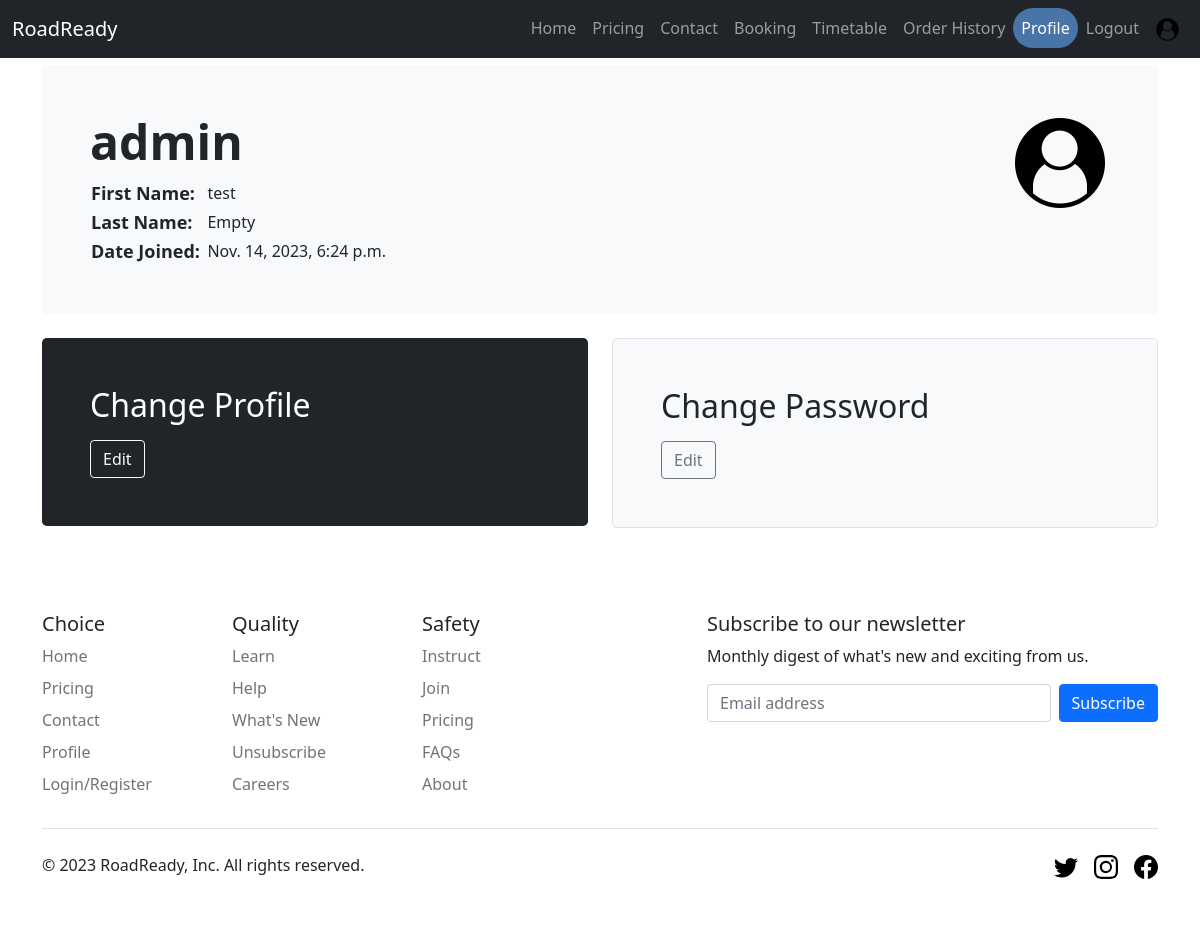
The page /profile/ (signed in) on the database its author committed.
### RoadReady/models.py (models this page shows)
class User(AbstractUser):
    is_student = models.BooleanField(default=False)
    profile_image = models.FileField(default="Profile.png")

### RoadReady/views.py (the view)
# urls.py: path('profile/', views.profile_view, name="profile"),
@login_required
def profile_view(request):
    user = request.user  # Get the current logged in user.
    return render(request, 'profile_view.html')

### RoadReady/templates/profile_view.html (shortened to what this page needs)
{% extends "base.html" %}
{% block content %}
  </head>
  <body>
<main style="margin-bottom: 5%;">
  <div class="container py-4">
    <div class="p-5 mb-4 bg-light rounded-3">
      {% if user.profile_image|length %}
      <img style="width: 100px; float:right;" src="{{user.profile_image.url}}" />
      {% else %}
      <img style="width: 100px; float:right;" src="{{MEDIA_URL}}/profile.png" />
      {% endif %}
      <h1 class="display-5 fw-bold">{{user.username}}</h1>
      <table style="width: 30%;">
        <tr>
          {% if user.first_name|length %}
          <td style="font-weight: 600; font-size:large">First Name:</td>
          <td>{{user.first_name}}</td>
          {% else %}
          <td style="font-weight: 600; font-size:large">First Name:</td>
          <td>Empty</td>
          {% endif %}
        </tr>
        <tr>
          {% if user.last_name|length %}
          <td style="font-weight: 600; font-size:large">Last Name:</td>
          <td>{{user.last_name}}</td>
          {% else %}
          <td style="font-weight: 600; font-size:large">Last Name:</td>
          <td>Empty</td>
          {% endif %}
        </tr>
        <tr>
          <td style="font-weight: 600; font-size:large">Date Joined:</td>
          <td>{{user.date_joined}}</td>
        </tr>
      </table>
    </div>
    <div class="row align-items-md-stretch">
      <div class="col-md-6">
        <div class="h-auto p-5 text-white bg-dark rounded-3">
          <h2>Change Profile</h2>
          <button class="btn btn-outline-light" onclick="location.href = '/profile_edit'">Edit</button>
        </div>
      </div>
      <div class="col-md-6">
        <div class="h-auto p-5 bg-light border rounded-3">
          <h2>Change Password</h2>
          <button class="btn btn-outline-secondary" onclick="location.href = '/password-change/'">Edit</button>
        </div>
      </div>
    </div>
  </div>
</main>
{% endblock content %}

### RoadReady/templates/base.html (shortened to what this page needs)
<!DOCTYPE html>
<html lang="en">
<head>
<link href="https://cdn.jsdelivr.net/npm/bootstrap@5.0.2/dist/css/bootstrap.min.css" rel="stylesheet">
</head>
<div class="container">
<header>
    <nav class="navbar navbar-expand-md navbar-dark fixed-top bg-dark">
      <div class="container-fluid">
        <a class="navbar-brand" href="#">RoadReady</a>
        <div class="collapse navbar-collapse" id="navbarCollapse">
            <ul class="navbar-nav ms-auto mb-2 mb-md-0">
                <li class="nav-item {% if request.path == '/' %}active{% endif %}">
                  <a class="nav-link" href="/">Home</a>
                </li>
                <li class="nav-item {% if request.path == '/pricing/' %}active{% endif %}">
                  <a class="nav-link" href="/pricing/">Pricing</a>
                </li>
                <li class="nav-item {% if request.path == '/contact/' %}active{% endif %}">
                  <a class="nav-link" href="/contact/">Contact</a>
                </li>
                <li class="nav-item {% if request.path == '/booking/' %}active{% endif %}">
                  <a class="nav-link" href="/booking/">Booking</a>
                </li>
                <li class="nav-item {% if request.path == '/timetable/' %}active{% endif %}">
                  <a class="nav-link" href="/timetable/">Timetable</a>
                </li>
                <li class="nav-item {% if request.path == '/order_history/' %}active{% endif %}">
                  <a class="nav-link" href="/order_history/">Order History</a>
                </li>
                <li class="nav-item {% if request.path == '/profile/' %}active{% endif %}">
                  <a class="nav-link" href="/profile/">Profile</a>
                </li>
                {% if user.is_authenticated %}
                <li class="nav-item {% if request.path == '/logout/' %}active{% endif %}">
                  <a class="nav-link" href="/logout/">Logout</a>
                </li>
                <li class="nav-item {% if request.path == '/logout/' %}active{% endif %}">
                  <a class="nav-link" href="/profile/"><img style="height: 25px;" src="{{user.profile_image.url}}"/></a>
                </li>
                {% endif %}
              </ul>
        </div>
      </div>
    </nav>
  </header>
</div>
<body >
    {% block content %}
    {% endblock %}
<div class="container">
    <div class="row">
      <div class="col-6 col-md-2 mb-3">
        <h5>Choice</h5>
        <ul class="nav flex-column">
          <li class="nav-item mb-2"><a href="/" class="nav-link p-0 text-muted">Home</a></li>
          <li class="nav-item mb-2"><a href="/pricing/" class="nav-link p-0 text-muted">Pricing</a></li>
          <li class="nav-item mb-2"><a href="/contact/" class="nav-link p-0 text-muted">Contact</a></li>
          <li class="nav-item mb-2"><a href="/profile/" class="nav-link p-0 text-muted">Profile</a></li>
          <li class="nav-item mb-2"><a href="/login/" class="nav-link p-0 text-muted">Login/Register</a></li>
        </ul>
      </div>
      <div class="col-6 col-md-2 mb-3">
        <h5>Quality</h5>
        <ul class="nav flex-column">
            <li class="nav-item mb-2"><a href="#" class="nav-link p-0 text-muted">Learn</a></li>
            <li class="nav-item mb-2"><a href="#" class="nav-link p-0 text-muted">Help</a></li>
            <li class="nav-item mb-2"><a href="#" class="nav-link p-0 text-muted">What's New</a></li>
            <li class="nav-item mb-2"><a href="#" class="nav-link p-0 text-muted">Unsubscribe</a></li>
            <li class="nav-item mb-2"><a href="#" class="nav-link p-0 text-muted">Careers</a></li>
        </ul>
      </div>
      <div class="col-6 col-md-2 mb-3">
        <h5>Safety</h5>
        <ul class="nav flex-column">
          <li class="nav-item mb-2"><a href="#" class="nav-link p-0 text-muted">Instruct</a></li>
          <li class="nav-item mb-2"><a href="#" class="nav-link p-0 text-muted">Join</a></li>
          <li class="nav-item mb-2"><a href="#" class="nav-link p-0 text-muted">Pricing</a></li>
          <li class="nav-item mb-2"><a href="#" class="nav-link p-0 text-muted">FAQs</a></li>
          <li class="nav-item mb-2"><a href="#" class="nav-link p-0 text-muted">About</a></li>
        </ul>
      </div>
      <div class="col-md-5 offset-md-1 mb-3">
        <form>
          <h5>Subscribe to our newsletter</h5>
          <p>Monthly digest of what's new and exciting from us.</p>
          <div class="d-flex flex-column flex-sm-row w-100 gap-2">
            <input id="newsletter1" type="text" class="form-control" placeholder="Email address">
            <button class="btn btn-primary" type="button">Subscribe</button>
          </div>
        </form>
      </div>
    </div>
    <div class="d-flex flex-column flex-sm-row justify-content-between py-4 my-2 border-top">
        <p>© 2023 RoadReady, Inc. All rights reserved.</p>
        <ul class="list-unstyled d-flex">
          <li class="ms-3"><a class="link-dark" href="#"><svg class="bi" width="24" height="24"><use xlink:href="#twitter"></use></svg></a></li>
          <li class="ms-3"><a class="link-dark" href="#"><svg class="bi" width="24" height="24"><use xlink:href="#instagram"></use></svg></a></li>
          <li class="ms-3"><a class="link-dark" href="#"><svg class="bi" width="24" height="24"><use xlink:href="#facebook"></use></svg></a></li>
        </ul>
      </div>
    </div>
    </body>
</html>

### RoadReady/templates/base.html (style rules this page uses)
.nav-item.active .nav-link { color: #fff; background-color: #4874a7; border-radius: 20px; }

### rows shown on the page
User: profile_image (picture), username "admin", first_name "test", date_joined "Nov. 14, 2023, 6:24 p.m."
